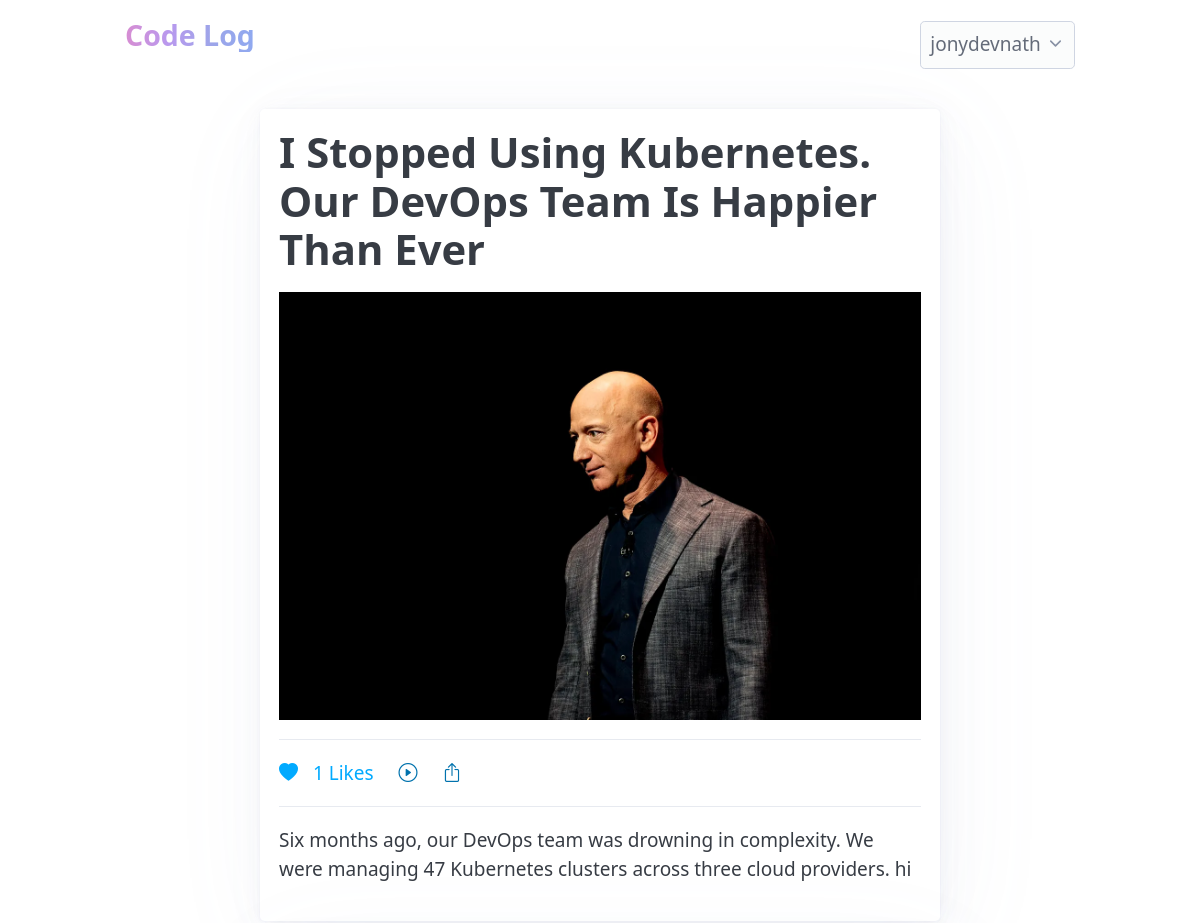
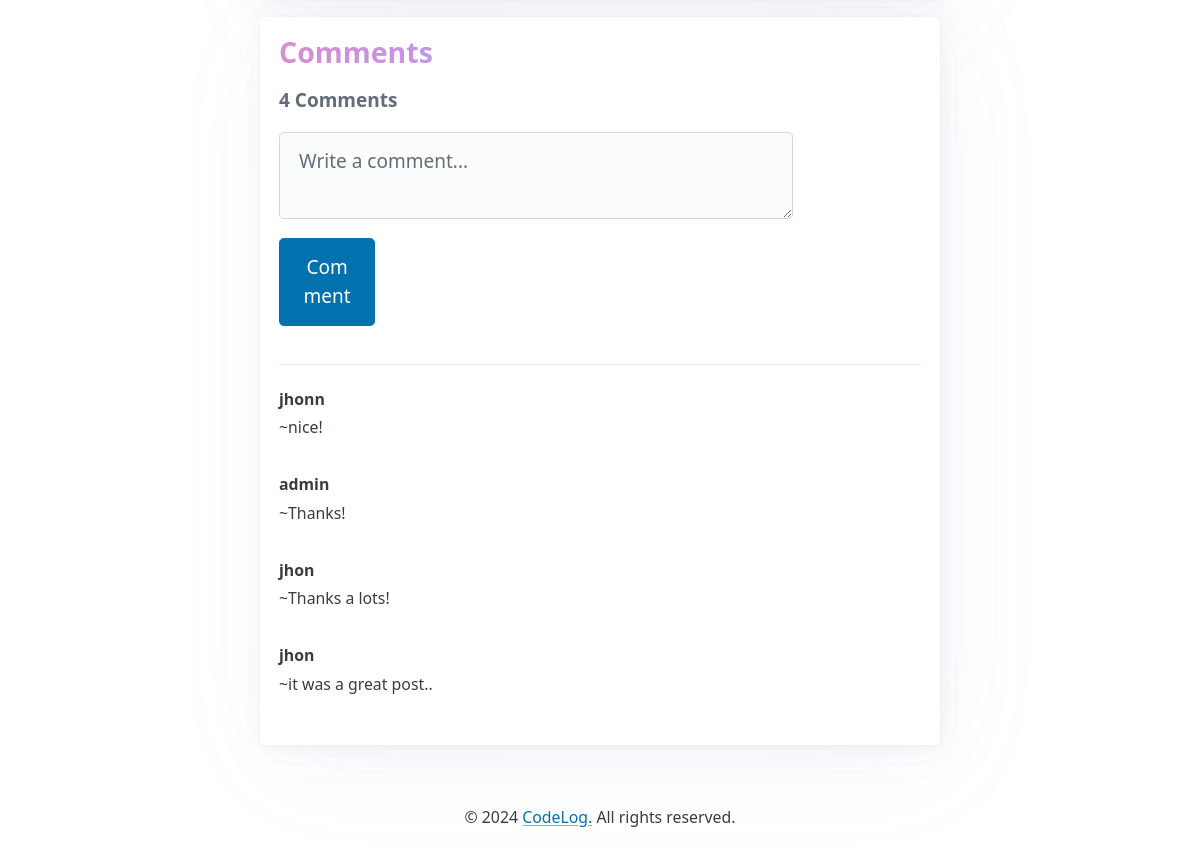
/blog.php?id=16 (signed in), run on the app's committed database (2 pictures, top to bottom).
### tables this page shows
CREATE TABLE `posts` (
  `post_id` int(10) UNSIGNED NOT NULL,
  `title` varchar(255) NOT NULL,
  `category` varchar(50) NOT NULL,
  `img` varchar(255) DEFAULT NULL,
  `post` text NOT NULL,
  `created_at` timestamp NOT NULL DEFAULT current_timestamp(),
  `updated_at` timestamp NOT NULL DEFAULT current_timestamp() ON UPDATE current_timestamp()
);

CREATE TABLE `comments` (
  `comment_id` int(10) UNSIGNED NOT NULL,
  `post_id` int(10) UNSIGNED NOT NULL,
  `user_name` varchar(100) NOT NULL,
  `commnt` text NOT NULL,
  `created_at` datetime NOT NULL DEFAULT current_timestamp()
);

### blog.php (the view, shortened to what this page needs)
<?php
include_once("header.php");
$title = "Post Not Found";
$image = "assets/placeholder.png";
$content = "Sorry, the post you are looking for does not exist.";
$comments = [];
$post_id = isset($_GET['id']) ? (int)$_GET['id'] : 0;
if ($post_id > 0) {
    $post_id_safe = mysqli_real_escape_string($conn, $post_id);
    $query = "SELECT * FROM posts WHERE post_id = '$post_id_safe'";
    $result = mysqli_query($conn, $query);
    if ($result && mysqli_num_rows($result) > 0) {
        $row = mysqli_fetch_assoc($result);
        $title = htmlspecialchars($row['title']);
        $image = htmlspecialchars($row['img']);
        $content = nl2br(htmlspecialchars($row['post']));
    }
}
$user_name = isset($_SESSION['username']) ? $_SESSION['username'] : null;
$user_id = isset($_SESSION['user_id']) ? $_SESSION['user_id'] : null;
$query = "SELECT user_name, commnt, created_at FROM comments WHERE post_id = '$post_id_safe' ORDER BY created_at DESC";
$result = mysqli_query($conn, $query);
if ($result && mysqli_num_rows($result) > 0) {
    while ($row = mysqli_fetch_assoc($result)) {
        $comments[] = $row;
    }
}
$like_query = "SELECT COUNT(*) AS total_likes FROM likes WHERE post_id = '$post_id_safe'";
$like_result = mysqli_query($conn, $like_query);
$like_row = mysqli_fetch_assoc($like_result);
$like_count = $like_row['total_likes'];
$has_liked_query = "SELECT * FROM likes WHERE post_id = '$post_id_safe' AND user_id = '$user_id'";
$has_liked_result = mysqli_query($conn, $has_liked_query);
$has_liked = mysqli_num_rows($has_liked_result) > 0;
$comment_count_query = "SELECT COUNT(*) AS total_comments FROM comments WHERE post_id = '$post_id_safe'";
$cmtresult = mysqli_query($conn, $comment_count_query);
$count_row = mysqli_fetch_assoc($cmtresult);
$comment_count = $count_row['total_comments'];
?>
<main class="container blog">
    <article>
        <h2><?php echo $title; ?></h2>
        <div class="centerImg">
            <img src="admin/<?php echo $image; ?>" alt="Post Image">
        </div>
        <div>
            <hr>
            <?php if ($isLoggedIn): ?>
                <?php if ($has_liked): ?>
                    <form action="" method="post" style="display:inline;">
                        <i class="bi bi-heart-fill" style="color: #01AAFF; cursor: pointer;"
                            onclick="this.closest('form').submit();"></i>
                    </form>
                <?php endif; ?>
            <?php endif; ?>
            <span id="like-count" style="margin-left: 10px; color: #01AAFF;"><?php echo $like_count; ?> Likes</span>
            <a style="margin-left: 20px;" href=""><i class="bi bi-play-circle"></i></a>
            <a style="margin-left: 20px;" href=""><i class="bi bi-box-arrow-up"></i></a>
            <hr>
        </div>
        <p class="post">
            <?php echo $content; ?>
        </p>
    </article>
    <article>
        <h3>Comments</h3>
        <h6><?php echo $comment_count; ?> Comments</h6>
        <?php if ($user_name): ?>
        <form action="" method="post">
            <textarea name="comment" placeholder="Write a comment..." aria-label="Comment" required></textarea>
            <button type="submit" class="cbtn">Comment</button>
        </form>
        <?php else: ?>
        <p>Please log in to leave a comment. <a href="signin.php" class="secondary">Sign In</a></p>
        <?php endif; ?>
        <hr>
        <?php if (!empty($comments)): ?>
        <?php foreach ($comments as $comment): ?>
        <small><b><?php echo htmlspecialchars($comment['user_name']); ?></b></small><br>
        <small> ~<?php echo htmlspecialchars($comment['commnt']); ?></small><br><br>
        <?php endforeach; ?>
        <?php else: ?>
        <p>No comments yet. Be the first to comment!</p>
        <?php endif; ?>
    </article>
</main>
<?php include_once("footer.php"); ?>

### css/styles.css (style rules this page uses)
nav article, h3 { padding: 0; background: linear-gradient(to right, #d78dd2, #b999ee, #9da5e9, #8fa9f0); -webkit-background-clip: text; background-clip: text; color: transparent; }
article h2 { font-size: 2.2rem; }
main.blog article .post { font-size: 1rem; }
main.blog textarea { width: 80%; }
main.blog .cbtn { width: 15%; }
@media screen and (min-width: 1025px) { main.blog { width: 680px; margin: 0 auto; } }

### data on the page
posts: title "I Stopped Using Kubernetes. Our DevOps Team Is Happier Than Ever", img (picture), post "Six months ago, our DevOps team was drowning in complexity. We were managing 47 Kubernetes clusters across three cloud providers. hi"
comments: user_name "jhonn", commnt "nice!"
comments: user_name "admin", commnt "Thanks!"
comments: user_name "jhon", commnt "Thanks a lots!"
comments: user_name "jhon", commnt "it was a great post.."

### other printed values
explode(' ', $_SESSION['username'])[0] "jonydevnath"
$like_count "1"
$comment_count "4"
